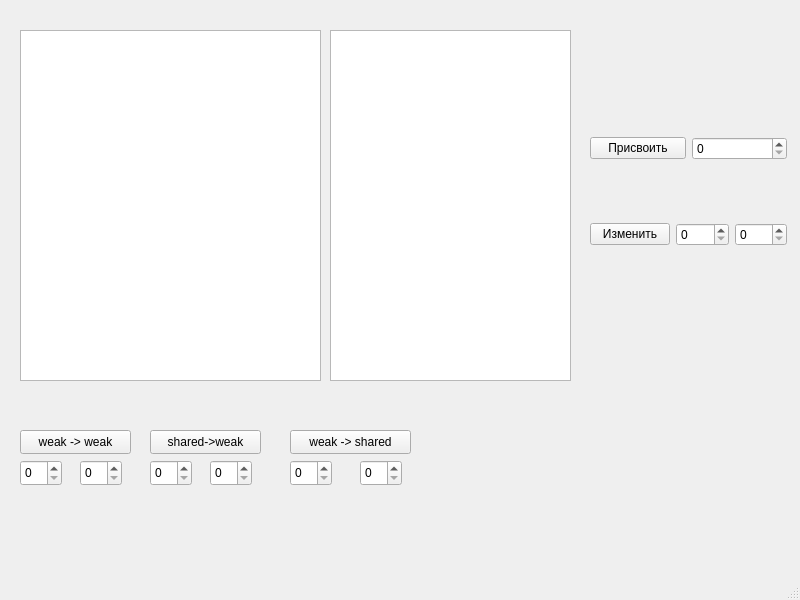
<?xml version="1.0" encoding="UTF-8"?>
<ui version="4.0">
 <class>MainWindow</class>
 <widget class="QMainWindow" name="MainWindow">
  <property name="geometry">
   <rect>
    <x>0</x>
    <y>0</y>
    <width>800</width>
    <height>600</height>
   </rect>
  </property>
  <property name="windowTitle">
   <string>MainWindow</string>
  </property>
  <widget class="QWidget" name="centralwidget">
   <widget class="QWidget" name="layoutWidget">
    <property name="geometry">
     <rect>
      <x>590</x>
      <y>80</y>
      <width>197</width>
      <height>223</height>
     </rect>
    </property>
    <layout class="QVBoxLayout" name="verticalLayout_2">
     <item>
      <layout class="QVBoxLayout" name="verticalLayout">
       <item>
        <layout class="QHBoxLayout" name="horizontalLayout"/>
       </item>
       <item>
        <layout class="QHBoxLayout" name="horizontalLayout_2">
         <item>
          <widget class="QPushButton" name="pushButton_2">
           <property name="text">
            <string>Присвоить</string>
           </property>
          </widget>
         </item>
         <item>
          <widget class="QSpinBox" name="spinBox_3"/>
         </item>
        </layout>
       </item>
       <item>
        <layout class="QHBoxLayout" name="horizontalLayout_3"/>
       </item>
       <item>
        <layout class="QHBoxLayout" name="horizontalLayout_4">
         <item>
          <widget class="QPushButton" name="pushButton_4">
           <property name="text">
            <string>Изменить</string>
           </property>
          </widget>
         </item>
         <item>
          <widget class="QSpinBox" name="spinBox_6"/>
         </item>
         <item>
          <widget class="QSpinBox" name="spinBox_7"/>
         </item>
        </layout>
       </item>
       <item>
        <layout class="QHBoxLayout" name="horizontalLayout_5"/>
       </item>
      </layout>
     </item>
    </layout>
   </widget>
   <widget class="QTableView" name="tableView">
    <property name="geometry">
     <rect>
      <x>330</x>
      <y>30</y>
      <width>241</width>
      <height>351</height>
     </rect>
    </property>
   </widget>
   <widget class="QTableView" name="tableWeak">
    <property name="geometry">
     <rect>
      <x>20</x>
      <y>30</y>
      <width>301</width>
      <height>351</height>
     </rect>
    </property>
   </widget>
   <widget class="QPushButton" name="shared_to_weak">
    <property name="geometry">
     <rect>
      <x>150</x>
      <y>430</y>
      <width>111</width>
      <height>24</height>
     </rect>
    </property>
    <property name="text">
     <string>shared-&gt;weak</string>
    </property>
   </widget>
   <widget class="QPushButton" name="weak_to_weak">
    <property name="geometry">
     <rect>
      <x>20</x>
      <y>430</y>
      <width>111</width>
      <height>24</height>
     </rect>
    </property>
    <property name="text">
     <string>weak -&gt; weak</string>
    </property>
   </widget>
   <widget class="QPushButton" name="weak_to_shared">
    <property name="geometry">
     <rect>
      <x>290</x>
      <y>430</y>
      <width>121</width>
      <height>24</height>
     </rect>
    </property>
    <property name="text">
     <string>weak -&gt; shared</string>
    </property>
   </widget>
   <widget class="QSpinBox" name="spinBox">
    <property name="geometry">
     <rect>
      <x>20</x>
      <y>460</y>
      <width>42</width>
      <height>26</height>
     </rect>
    </property>
   </widget>
   <widget class="QSpinBox" name="spinBox_2">
    <property name="geometry">
     <rect>
      <x>80</x>
      <y>460</y>
      <width>42</width>
      <height>26</height>
     </rect>
    </property>
   </widget>
   <widget class="QSpinBox" name="spinBox_4">
    <property name="geometry">
     <rect>
      <x>150</x>
      <y>460</y>
      <width>42</width>
      <height>26</height>
     </rect>
    </property>
   </widget>
   <widget class="QSpinBox" name="spinBox_5">
    <property name="geometry">
     <rect>
      <x>210</x>
      <y>460</y>
      <width>42</width>
      <height>26</height>
     </rect>
    </property>
   </widget>
   <widget class="QSpinBox" name="spinBox_8">
    <property name="geometry">
     <rect>
      <x>290</x>
      <y>460</y>
      <width>42</width>
      <height>26</height>
     </rect>
    </property>
   </widget>
   <widget class="QSpinBox" name="spinBox_9">
    <property name="geometry">
     <rect>
      <x>360</x>
      <y>460</y>
      <width>42</width>
      <height>26</height>
     </rect>
    </property>
   </widget>
  </widget>
  <widget class="QMenuBar" name="menubar">
   <property name="geometry">
    <rect>
     <x>0</x>
     <y>0</y>
     <width>800</width>
     <height>26</height>
    </rect>
   </property>
  </widget>
  <widget class="QStatusBar" name="statusbar"/>
 </widget>
 <resources/>
 <connections/>
</ui>
